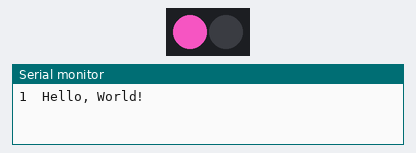
Recording of a sketch running on a simulated Arduino Uno, built with avr-gcc and run on an emulated ATmega328P. On the bench: 2 RGB LEDs in strip order, left to right, the last lines printed to the serial monitor. Dim RGB values are drawn brighter than linear; random numbers use the default seed unless the sketch sets one.

Above: at 0.1 s.
At 9.1 s:
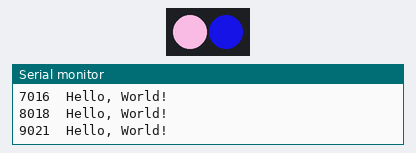
At 19.1 s:
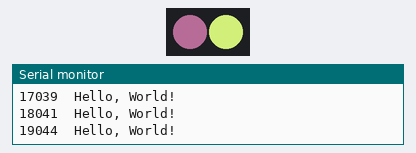
At 38.1 s:
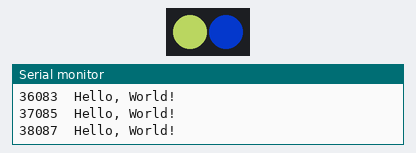
Timing chart, 0 to 40.0 s (numbered marks = the images above):
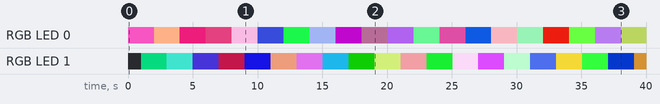

The sketch:

hello_world_leds.ino
```cpp
#include <LPD8806.h>

// Number of RGB LEDs in strand:
int nLEDs = 2;

// Chose 2 pins for output; can be any valid output pins:
int dataPin  = 4;
int clockPin = 5;

// First parameter is the number of LEDs in the strand.  The LED strips
// are 32 LEDs per meter but you can extend or cut the strip.  Next two
// parameters are SPI data and clock pins:
LPD8806 strip = LPD8806(nLEDs, dataPin, clockPin);

void setup() {
	Serial.begin(57600);

	// Start up the LED strip
	strip.begin();

	// Update the strip, to start they are all 'off'
	strip.show();
}

void loop() {
	Serial.print(millis());
	Serial.println("  Hello, World!");

	setColor((millis()/1000) % 2, random(0,128), random(0,128), random(0,128));

	delay(1000);
}

// set an LED to a particular color
// params are LED, R, G, B
// LED: 0 or 1 (or -1/255 for all)
// R, G, B: intensity for each color 0-127
void setColor(int8_t led, uint8_t red, uint8_t green, uint8_t blue)
{
  // user-right LED is 0 and has G,B,R
  // user-left LED is 1 and has G,R,B
  if (led == -1)
  {
    setColor(++led, red, green, blue);
    led++;
  }
  strip.setPixelColor(
    led, // which LED
    green, // Green intensity
    led == 0 ? blue : red, // B/R intensity
    led == 0 ? red : blue  // R/B intensity
  );

  strip.show();
}
```

Measured:
- by itself, RGB LED 1: off → RGB(4, 144, 84) at 1.0 s, → RGB(48, 170, 154) 2.0 s later, → RGB(46, 34, 142) 2.0 s later, → RGB(90, 10, 34) 2.0 s later, … (20 changes in this stretch)
- by itself, RGB LED 0: off → RGB(226, 78, 178) at 0.00 s, → RGB(252, 176, 134) 2.0 s later, → RGB(196, 24, 102) 2.0 s later, → RGB(168, 48, 94) 2.0 s later, … (20 changes in this stretch)
